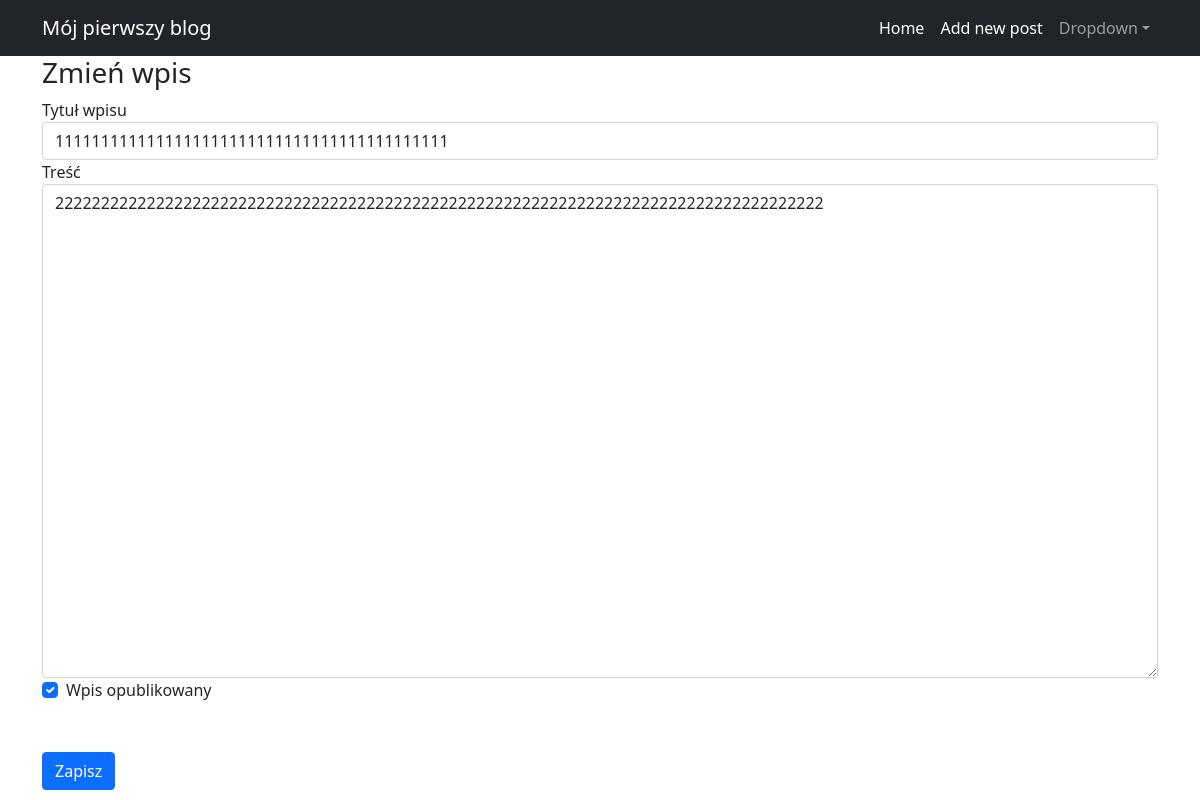
/editpost/26, run on the app's committed database.
### ap/models.py (models this page shows)
class Post(db.Model):
    id = db.Column(db.Integer, primary_key=True)
    title = db.Column(db.String(100), nullable=False)
    body = db.Column(db.Text, nullable=False)
    pub_date = db.Column(db.DateTime, nullable=False,
        default=datetime.datetime.utcnow)
    is_published = db.Column(db.Boolean, default=False)

### ap/routes.py (the view, shortened to what this page needs)
@app.route("/editpost/<int:post_id>", methods=["GET", "POST"])
def edit_post(post_id):
    post = Post.query.filter_by(id=post_id).first_or_404()
    form = PostForm(obj=post)
    errors = None
    return render_template("editpostform.html", form=form, errors=errors)

### ap/forms.py
class PostForm(FlaskForm):
    title = StringField('Title', validators=[DataRequired()])
    body = TextAreaField('Content', validators=[DataRequired()])
    is_published = BooleanField('Is Published?')

### ap/templates/editpostform.html (shortened to what this page needs)
{% extends "base.html" %}
{% block content %}
<h3>
    Zmień wpis
</h3>
<form method="POST" action="">
    <div class="form-group">
        <label for="title">Tytuł wpisu</label>
        {{ form.title(class_="form-control") }}
    </div>
    <div class="form-group">
        <label for="body">Treść</label>
        {{ form.body(class_="form-control", cols="100", rows="20") }}
    </div>
    <div class="form-check">
        {{ form.is_published(class_="form-check-input") }}
        <label class="form-check-label" for="is_published">Wpis opublikowany</label>
    </div>
    <button type="submit" class="btn btn-primary mt-5">Zapisz</button>
 </form>
{% endblock %}

### data on the page
Post: title "1111111111111111111111111111111111111111111", body "222222222222222222222222222222222222222222222222222222222222222222222222222222222222", is_published "☑"
